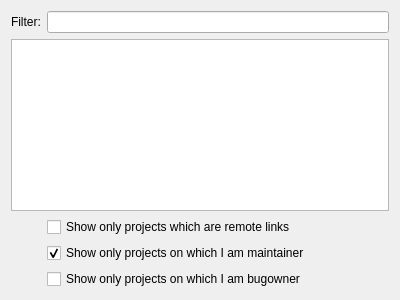
<?xml version="1.0" encoding="UTF-8"?>
<ui version="4.0">
 <class>WizardPage</class>
 <widget class="QWizardPage" name="WizardPage">
  <property name="geometry">
   <rect>
    <x>0</x>
    <y>0</y>
    <width>400</width>
    <height>300</height>
   </rect>
  </property>
  <property name="windowTitle">
   <string>WizardPage</string>
  </property>
  <property name="locale">
   <locale language="English" country="UnitedStates"/>
  </property>
  <property name="title">
   <string>Project selection</string>
  </property>
  <property name="subTitle">
   <string>Select a project to import.</string>
  </property>
  <layout class="QFormLayout" name="formLayout">
   <item row="0" column="0">
    <widget class="QLabel" name="label">
     <property name="text">
      <string>Filter:</string>
     </property>
    </widget>
   </item>
   <item row="0" column="1">
    <widget class="QLineEdit" name="filterLineEdit"/>
   </item>
   <item row="1" column="0" colspan="2">
    <widget class="QListWidget" name="projectListWidget"/>
   </item>
   <item row="3" column="1">
    <widget class="QCheckBox" name="restrainRemoteLinksCheckBox">
     <property name="text">
      <string>Show only projects which are remote links</string>
     </property>
    </widget>
   </item>
   <item row="4" column="1">
    <widget class="QCheckBox" name="restrainMaintainerCheckBox">
     <property name="text">
      <string>Show only projects on which I am maintainer</string>
     </property>
     <property name="checked">
      <bool>true</bool>
     </property>
    </widget>
   </item>
   <item row="5" column="1">
    <widget class="QCheckBox" name="restrainBugownerCheckBox">
     <property name="text">
      <string>Show only projects on which I am bugowner</string>
     </property>
    </widget>
   </item>
  </layout>
 </widget>
 <resources/>
 <connections/>
</ui>
